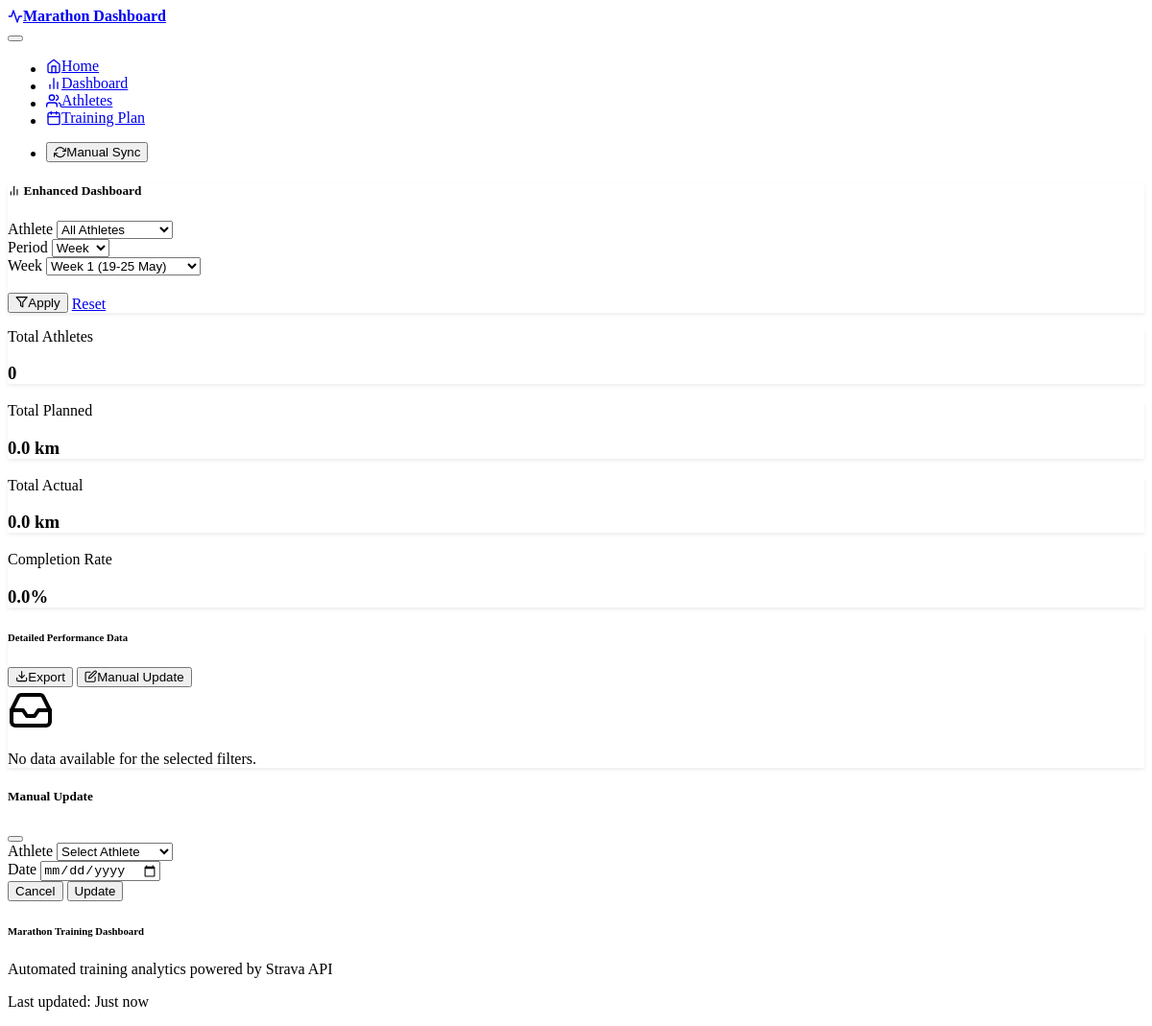
Page /dashboard on the earlier database version.
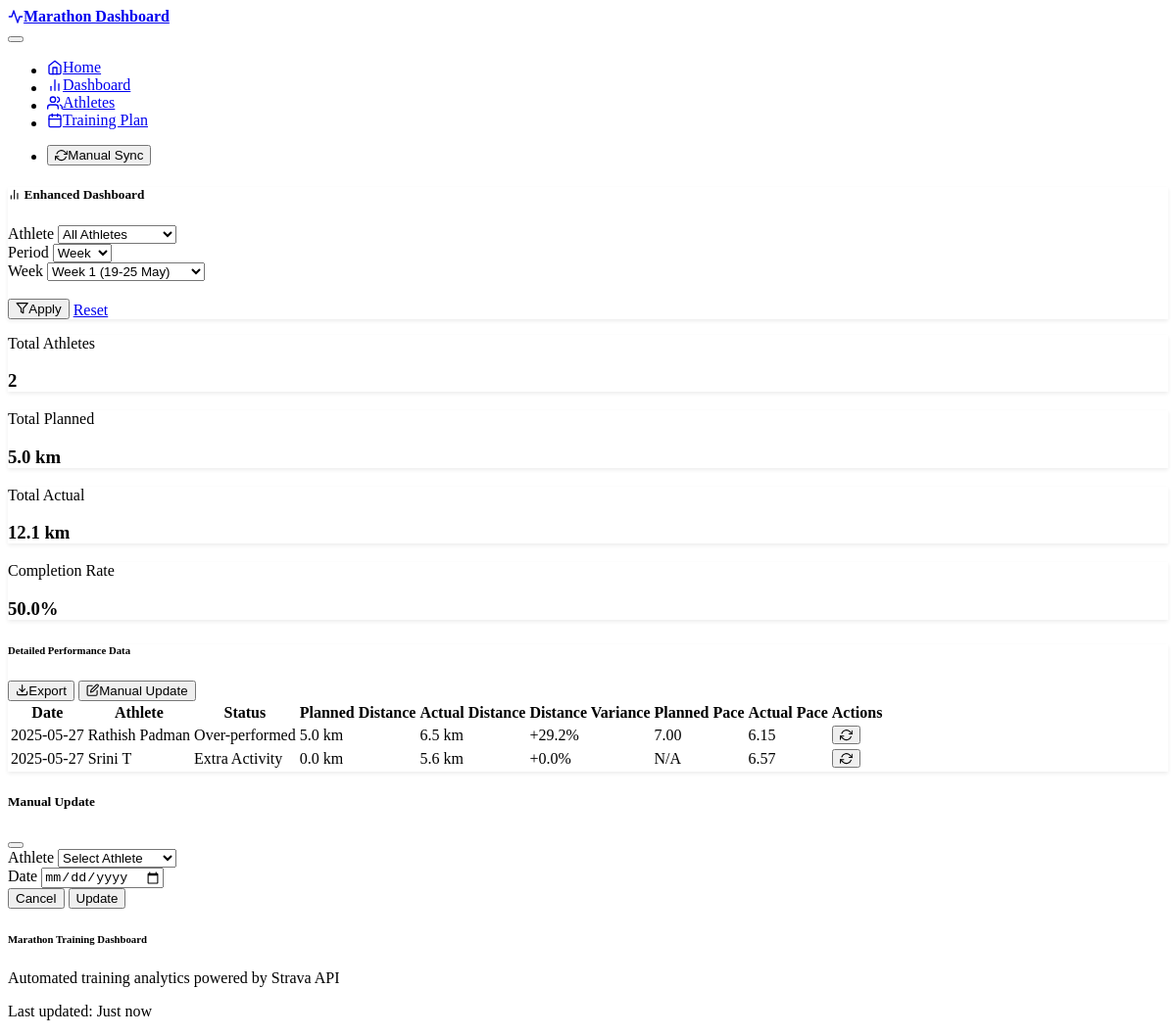
Same page on the later database version.
### models.py (models this page shows)
class DailySummary(db.Model):
    id = db.Column(db.Integer, primary_key=True)
    athlete_id = db.Column(db.Integer,
                           db.ForeignKey('athlete.id'),
                           nullable=False)
    summary_date = db.Column(db.DateTime, nullable=False)
    actual_distance_km = db.Column(db.Float, nullable=True)
    planned_distance_km = db.Column(db.Float, nullable=True)
    actual_pace_min_per_km = db.Column(db.Float, nullable=True)
    planned_pace_min_per_km = db.Column(db.Float, nullable=True)
    distance_variance_percent = db.Column(db.Float, nullable=True)
    pace_variance_percent = db.Column(db.Float, nullable=True)
    status = db.Column(db.String(50),
                       nullable=True)  # On Track, Under-performed, etc.
    notes = db.Column(db.Text, nullable=True)
    created_at = db.Column(db.DateTime, default=datetime.utcnow)
    __table_args__ = (
        UniqueConstraint('athlete_id', 'summary_date', name='uq_daily_summary_athlete_date'),
        db.Index('idx_daily_summary_date', 'summary_date'),
        db.Index('idx_daily_summary_athlete', 'athlete_id'),
        db.Index('idx_daily_summary_status', 'status')
    )
    __table_args__ = (UniqueConstraint('athlete_id', 'summary_date', name='uq_daily_summary_athlete_date'),)

class Athlete(db.Model):
    id = db.Column(db.Integer, primary_key=True)
    name = db.Column(db.String(100), nullable=False)
    strava_athlete_id = db.Column(db.Integer, unique=True, nullable=True)
    refresh_token = db.Column(db.String(255), nullable=True)
    access_token = db.Column(db.String(255), nullable=True)
    token_expires_at = db.Column(db.DateTime, nullable=True)
    is_active = db.Column(db.Boolean, default=True)
    created_at = db.Column(db.DateTime, default=datetime.utcnow)
    activities = db.relationship('Activity', backref='athlete', lazy=True)
    planned_workouts = db.relationship('PlannedWorkout',
                                       backref='athlete',
                                       lazy=True)
    daily_summaries = db.relationship('DailySummary',
                                      backref='athlete',
                                      lazy=True)

### routes.py (the view, shortened to what this page needs)
@app.route('/dashboard')
def dashboard():
    try:
        athlete_filter = request.args.get('athlete_id', type=int)
        date_filter = request.args.get('date')
        period_filter = request.args.get('period', 'week')  # Default to week view
        activity_filter = request.args.get('activity_type', 'all')
        week_filter = request.args.get('week')
        month_filter = request.args.get('month')
        start_date_filter = request.args.get('start_date')
        end_date_filter = request.args.get('end_date')
        base_date = datetime(2025, 5, 19)  # Week 1 starts May 19
        current_date = datetime.now()
        days_since_base = (current_date.date() - base_date.date()).days
        current_week_num = (days_since_base // 7) + 1
        if period_filter == 'day':
            if start_date_filter:
                target_date = datetime.strptime(start_date_filter, '%Y-%m-%d')
            else:
                target_date = datetime.now().replace(hour=0, minute=0, second=0, microsecond=0)
        elif period_filter == 'week':
            if week_filter:
                week_num = int(week_filter.split('-')[1]) - 1
                target_date = base_date + timedelta(weeks=week_num)
            else:
                target_date = base_date + timedelta(weeks=current_week_num - 1)
                week_filter = f"week-{current_week_num}"
        else:
            target_date = datetime.now().replace(hour=0, minute=0, second=0, microsecond=0)
        all_athletes = db.session.query(Athlete).filter_by(is_active=True).order_by(Athlete.name).all()
        dashboard_data = get_enhanced_dashboard_data(
            target_date, athlete_filter, period_filter, activity_filter,
            start_date_filter, end_date_filter
        )
        dashboard_builder = DashboardBuilder()
        weekly_trends = dashboard_builder.get_weekly_trends(target_date)
        return render_template('dashboard.html',
                               dashboard_data=dashboard_data,
                               weekly_trends=weekly_trends,
                               target_date=target_date,
                               all_athletes=all_athletes,
                               filters={
                                   'athlete_id': athlete_filter,
                                   'date': date_filter,
                                   'period': period_filter,
                                   'activity_type': activity_filter,
                                   'week': week_filter,
                                   'month': month_filter,
                                   'start_date': start_date_filter,
                                   'end_date': end_date_filter
                               })
    except Exception as e:
        logger.error(f"Error loading dashboard: {e}")
        flash(f"Error loading dashboard: {e}", "error")
        return redirect(url_for('index'))

### templates/dashboard.html (shortened to what this page needs)
{% extends "base.html" %}
{% block content %}
<div class="container">
    <div class="row mb-4">
        <div class="col-12">
            <div class="card">
                <div class="card-header">
                    <h5 class="card-title mb-3">
                        <i data-feather="bar-chart-2" class="me-2"></i>
                        Enhanced Dashboard
                    </h5>
                    <form method="GET" class="row g-3">
                        <div class="col-md-3">
                            <label for="athlete_filter" class="form-label">Athlete</label>
                            <select name="athlete_id" id="athlete_filter" class="form-select">
                                <option value="">All Athletes</option>
                            </select>
                        </div>
                        <div class="col-md-2">
                            <label for="period_filter" class="form-label">Period</label>
                            <select name="period" id="period_filter" class="form-select" onchange="toggleDateInputs()">
                                <option value="week" {% if filters.period == 'week' %}selected{% endif %}>Week</option>
                            </select>
                        </div>
                        <div class="col-md-2" id="week_selector_container" style="display: none;">
                            <label for="week_selector" class="form-label">Week</label>
                            <select name="week" id="week_selector" class="form-select">
                                <option value="week-1">Week 1 (19-25 May)</option>
                            </select>
                        </div>
                        <div class="col-md-3">
                            <label class="form-label">&nbsp;</label>
                            <div class="d-flex gap-2">
                                <button type="submit" class="btn btn-primary">
                                    <i data-feather="filter" class="me-1"></i>Apply
                                </button>
                                <a href="{{ url_for('dashboard') }}" class="btn btn-outline-secondary">Reset</a>
                            </div>
                        </div>
                    </form>
                </div>
            </div>
        </div>
    </div>
    <div class="row mb-4">
        <div class="col-md-3">
            <div class="card bg-primary text-white h-100">
                <div class="card-body">
                    <div class="d-flex justify-content-between">
                        <div>
                            <p class="card-text">Total Athletes</p>
                            <h3 class="mb-0" id="tile-total-athletes">{{ dashboard_data.period_stats.total_athletes }}</h3>
                        </div>
                    </div>
                </div>
            </div>
        </div>
        <div class="col-md-3">
            <div class="card bg-success text-white h-100">
                <div class="card-body">
                    <div class="d-flex justify-content-between">
                        <div>
                            <p class="card-text">Total Planned</p>
                            <h3 class="mb-0" id="tile-total-planned">{{ "%.1f"|format(dashboard_data.period_stats.total_planned) }} km</h3>
                        </div>
                    </div>
                </div>
            </div>
        </div>
        <div class="col-md-3">
            <div class="card bg-info text-white h-100">
                <div class="card-body">
                    <div class="d-flex justify-content-between">
                        <div>
                            <p class="card-text">Total Actual</p>
                            <h3 class="mb-0" id="tile-total-actual">{{ "%.1f"|format(dashboard_data.period_stats.total_actual) }} km</h3>
                        </div>
                    </div>
                </div>
            </div>
        </div>
        <div class="col-md-3">
            <div class="card bg-{{ 'success' if dashboard_data.period_stats.completion_rate >= 80 else 'warning' if dashboard_data.period_stats.completion_rate >= 60 else 'danger' }} text-white h-100">
                <div class="card-body">
                    <div class="d-flex justify-content-between">
                        <div>
                            <p class="card-text">Completion Rate</p>
                            <h3 class="mb-0" id="tile-completion-rate">{{ "%.1f"|format(dashboard_data.period_stats.completion_rate) }}%</h3>
                        </div>
                    </div>
                </div>
            </div>
        </div>
    </div>
    <div class="row mb-4">
        <div class="col-12">
            <div class="card">
                <div class="card-header d-flex justify-content-between align-items-center">
                    <h6 class="mb-0">Detailed Performance Data</h6>
                    <div class="btn-group">
                        <button class="btn btn-sm btn-outline-primary" onclick="exportToCSV()">
                            <i data-feather="download" class="me-1"></i>Export
                        </button>
                        <button class="btn btn-sm btn-primary" onclick="showManualUpdateModal()">
                            <i data-feather="edit" class="me-1"></i>Manual Update
                        </button>
                    </div>
                </div>
                <div class="card-body">
                    {% if dashboard_data.summaries %}
                    <div class="table-responsive">
                        <table class="table table-hover" id="summaryTable">
                            <thead>
                                <tr>
                                    <th>Date</th>
                                    <th>Athlete</th>
                                    <th>Status</th>
                                    <th>Planned Distance</th>
                                    <th>Actual Distance</th>
                                    <th>Distance Variance</th>
                                    <th>Planned Pace</th>
                                    <th>Actual Pace</th>
                                    <th>Actions</th>
                                </tr>
                            </thead>
                            <tbody>
                                {% for summary in dashboard_data.summaries %}
                                <tr>
                                    <td>{{ summary.date.strftime('%Y-%m-%d') }}</td>
                                    <td>{{ summary.athlete_name }}</td>
                                    <td>
                                        {% if summary.status == 'On Track' %}
                                            <span class="badge bg-success">{{ summary.status }}</span>
                                        {% elif summary.status == 'Over-performed' %}
                                            <span class="badge bg-info">{{ summary.status }}</span>
                                        {% elif summary.status == 'Under-performed' %}
                                            <span class="badge bg-warning">{{ summary.status }}</span>
                                        {% elif summary.status == 'Missed Workout' %}
                                            <span class="badge bg-danger">{{ summary.status }}</span>
                                        {% else %}
                                            <span class="badge bg-secondary">{{ summary.status }}</span>
                                        {% endif %}
                                    </td>
                                    <td>{{ "%.1f"|format(summary.planned_distance) }} km</td>
                                    <td>{{ "%.1f"|format(summary.actual_distance) }} km</td>
                                    <td>
                                        <span class="{% if summary.distance_variance >= 0 %}text-success{% else %}text-danger{% endif %}">
                                            {{ "%+.1f"|format(summary.distance_variance) }}%
                                        </span>
                                    </td>
                                    <td>{{ "%.2f"|format(summary.planned_pace) if summary.planned_pace else 'N/A' }}</td>
                                    <td>{{ "%.2f"|format(summary.actual_pace) if summary.actual_pace else 'N/A' }}</td>
                                    <td>
                                        <button class="btn btn-sm btn-outline-primary"
                                                onclick="updateAthlete({{ summary.athlete_id }}, '{{ summary.date.strftime('%Y-%m-%d') }}')">
                                            <i data-feather="refresh-cw"></i>
                                        </button>
                                    </td>
                                </tr>
                                {% endfor %}
                            </tbody>
                        </table>
                    </div>
                    {% else %}
                    <div class="text-center py-4">
                        <i data-feather="inbox" style="width: 3rem; height: 3rem;" class="text-muted mb-3"></i>
                        <p class="text-muted">No data available for the selected filters.</p>
                    </div>
                    {% endif %}
                </div>
            </div>
        </div>
    </div>
</div>
<div class="modal fade" id="manualUpdateModal" tabindex="-1">
    <div class="modal-dialog">
        <div class="modal-content">
            <div class="modal-header">
                <h5 class="modal-title">Manual Update</h5>
                <button type="button" class="btn-close" data-bs-dismiss="modal"></button>
            </div>
            <div class="modal-body">
                <form id="manualUpdateForm">
                    <div class="mb-3">
                        <label for="updateAthlete" class="form-label">Athlete</label>
                        <select class="form-select" id="updateAthlete" required>
                            <option value="">Select Athlete</option>
                        </select>
                    </div>
                    <div class="mb-3">
                        <label for="updateDate" class="form-label">Date</label>
                        <input type="date" class="form-control" id="updateDate" required>
                    </div>
                </form>
            </div>
            <div class="modal-footer">
                <button type="button" class="btn btn-secondary" data-bs-dismiss="modal">Cancel</button>
                <button type="button" class="btn btn-primary" onclick="performManualUpdate()">Update</button>
            </div>
        </div>
    </div>
</div>
{% endblock %}

Differences in the rows shown:
added DailySummary: date "2025-05-27", status "Over-performed", planned_distance "5.0", actual_distance "6.5", distance_variance "+29.2", planned_pace_min_per_km "7.00", actual_pace_min_per_km "6.15"
now on this page (row edited): Athlete: athlete_name "Rathish Padman"
added DailySummary: date "2025-05-27", status "Extra Activity", actual_distance "5.6", actual_pace_min_per_km "6.57"
now on this page (row edited): Athlete: athlete_name "Srini T"
Other differences:
{{ dashboard_data.period_stats.total_athletes }}: "0" → "2"
{{ "%.1f"|format(dashboard_data.period_stats.total_planned) }}: "0.0" → "5.0"
{{ "%.1f"|format(dashboard_data.period_stats.total_actual) }}: "0.0" → "12.1"
{{ "%.1f"|format(dashboard_data.period_stats.completion_rate) }}: "0.0" → "50.0"
text no longer shown: "No data available for the selected filters."
text now shown: "Date Athlete Status Planned Distance Actual Distance Distance Variance Planned Pace Actual Pace Actions"
new list line: "km km %"
new list line: "0.0 km km +0.0 % N/A"
